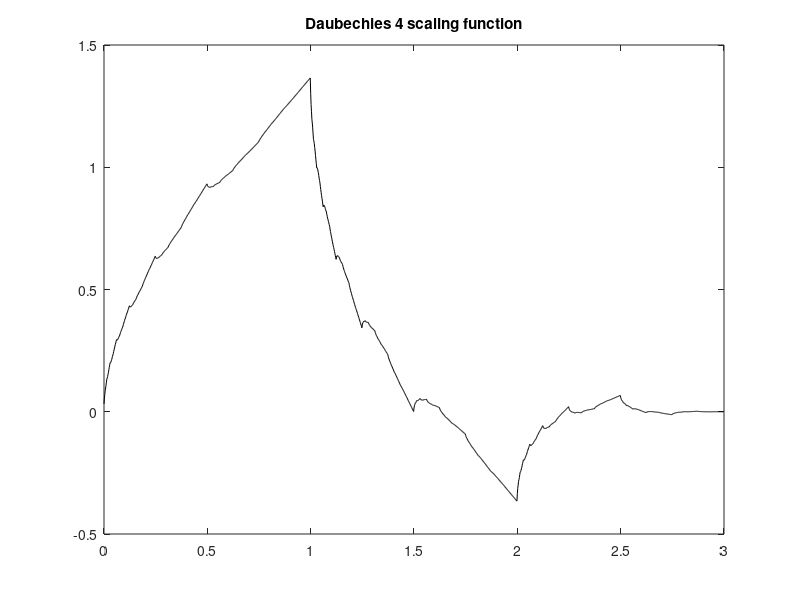

Write MATLAB code to recreate this figure.
% Computing a scaling function using FFT and MAE
% Display of final result

%Daubechies 4, coeffs.
hden=4*sqrt(2); %coeff. denominator
hsq=sqrt(3); %factor
h=[(1+hsq)/hden, (3+hsq)/hden, (3-hsq)/hden, (1-hsq)/hden]; %Daubechies 4
hN=(h*2)/sum(h); %normalization

Ns=2^12; %number of samples

Ffi=fft(hN,Ns); %Initial Fourier transform
aux=Ffi;

for nn=1:8,
   Ffi=[Ffi(1:2:Ns),Ffi(1:2:Ns)];
   aux=(aux.*Ffi)/sqrt(2);   
end;

fi=real(ifft(aux));

L=6*(2^8); %the supported part
t=((0:L-1)*3)/L; 
ct=2^4; fi=ct*fi; %scaling
plot(t,fi(1:L),'k')
title('Daubechies 4 scaling function');
